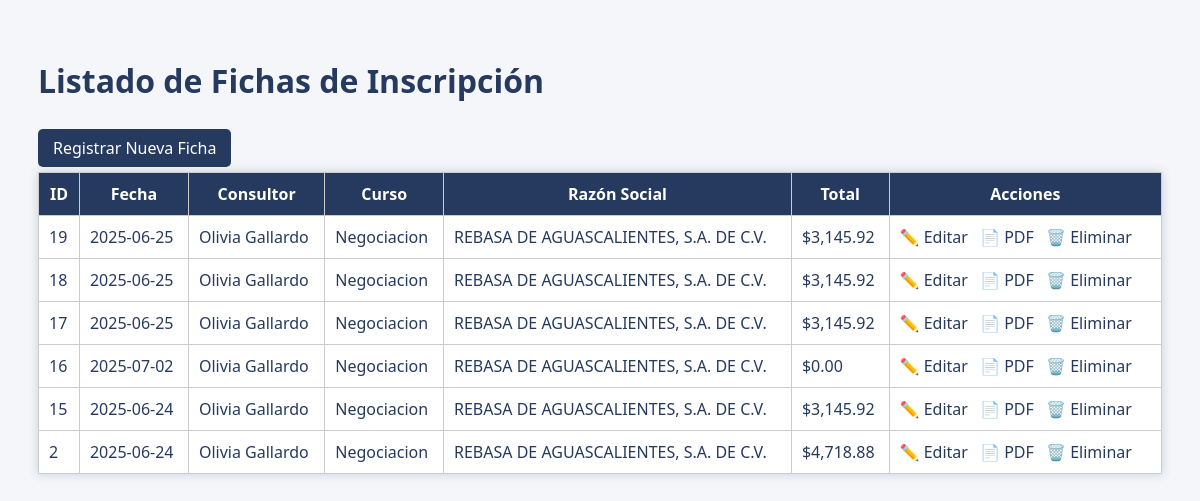
The page /ficha_inscripcion/listarf.php on the database its author committed.
### tables this page shows
CREATE TABLE `ficha_inscripcion` (
  `id` int(11) NOT NULL AUTO_INCREMENT,
  `fecha_inscripcion` date DEFAULT NULL,
  `consultor` varchar(100) DEFAULT NULL,
  `curso` varchar(100) DEFAULT NULL,
  `participantes` text DEFAULT NULL,
  `razon_social` varchar(255) DEFAULT NULL,
  `calle_numero` varchar(255) DEFAULT NULL,
  `colonia_cp` varchar(255) DEFAULT NULL,
  `ciudad_estado` varchar(255) DEFAULT NULL,
  `rfc` varchar(20) DEFAULT NULL,
  `telefono` varchar(20) DEFAULT NULL,
  `regimen` varchar(100) DEFAULT NULL,
  `metodo_pago` varchar(100) DEFAULT NULL,
  `forma_pago` varchar(100) DEFAULT NULL,
  `uso_cfdi` varchar(100) DEFAULT NULL,
  `orden_compra` varchar(100) DEFAULT NULL,
  `correo` varchar(100) DEFAULT NULL,
  `numero_participantes` int(11) DEFAULT NULL,
  `precio_unitario` decimal(10,2) DEFAULT NULL,
  `subtotal` decimal(10,2) DEFAULT NULL,
  `iva` decimal(10,2) DEFAULT NULL,
  `total` decimal(10,2) DEFAULT NULL,
  `condiciones_pago` varchar(255) DEFAULT NULL,
  `sede` varchar(100) DEFAULT NULL,
  `fecha` date DEFAULT NULL,
  `horario` varchar(100) DEFAULT NULL,
  PRIMARY KEY (`id`)
);

### ficha_inscripcion/listarf.php (the view, shortened to what this page needs)
<?php
require '../config/db.php';
$resultado = $conn->query("SELECT * FROM ficha_inscripcion ORDER BY id DESC");
?>
<!DOCTYPE html>
<html lang="es">
<head>
</head>
<body>
<h1>Listado de Fichas de Inscripción</h1>
<a href="formulariof.php" class="button-link">Registrar Nueva Ficha</a>
<table>
    <tr>
        <th>ID</th>
        <th>Fecha</th>
        <th>Consultor</th>
        <th>Curso</th>
        <th>Razón Social</th>
        <th>Total</th>
        <th>Acciones</th>
    </tr>
    <?php while ($fila = $resultado->fetch_assoc()) { ?>
        <tr>
            <td><?= $fila['id'] ?></td>
            <td><?= htmlspecialchars($fila['fecha_inscripcion']) ?></td>
            <td><?= htmlspecialchars($fila['consultor']) ?></td>
            <td><?= htmlspecialchars($fila['curso']) ?></td>
            <td><?= htmlspecialchars($fila['razon_social']) ?></td>
            <td>$<?= number_format($fila['total'], 2) ?></td>
            <td class="acciones">
                <a href="editarf.php?id=<?= $fila['id'] ?>">✏️ Editar</a>
                <a href="generar_pdff.php?id=<?= $fila['id'] ?>" target="_blank">📄 PDF</a>
                <a href="eliminarf.php?id=<?= $fila['id'] ?>" onclick="return confirm('¿Seguro que quieres eliminar esta ficha?')">🗑️ Eliminar</a>
            </td>
        </tr>
    <?php } ?>
</table>
</body>
</html>

### ficha_inscripcion/listarf.php (style rules this page uses)
body { font-family: 'Segoe UI', sans-serif; background: #f4f6f9; padding: 30px; color: #253a5e; }
table { width: 100%; border-collapse: collapse; background: white; box-shadow: 0 0 10px rgba(37, 58, 94, 0.2); }
th, td { padding: 10px; border: 1px solid #ccc; }
th { background-color: #253a5e; color: white; }
a.button-link { background: #253a5e; color: white; text-decoration: none; padding: 8px 15px; border-radius: 5px; display: inline-block; margin: 5px 0; }
.acciones a { margin-right: 8px; color: #253a5e; text-decoration: none; }

### rows shown on the page
ficha_inscripcion: id "19", fecha_inscripcion "2025-06-25", consultor "Olivia Gallardo", curso "Negociacion", razon_social "REBASA DE AGUASCALIENTES, S.A. DE C.V.", total "3,145.92"
ficha_inscripcion: id "18", fecha_inscripcion "2025-06-25", consultor "Olivia Gallardo", curso "Negociacion", razon_social "REBASA DE AGUASCALIENTES, S.A. DE C.V.", total "3,145.92"
ficha_inscripcion: id "17", fecha_inscripcion "2025-06-25", consultor "Olivia Gallardo", curso "Negociacion", razon_social "REBASA DE AGUASCALIENTES, S.A. DE C.V.", total "3,145.92"
ficha_inscripcion: id "16", fecha_inscripcion "2025-07-02", consultor "Olivia Gallardo", curso "Negociacion", razon_social "REBASA DE AGUASCALIENTES, S.A. DE C.V.", total "0.00"
ficha_inscripcion: id "15", fecha_inscripcion "2025-06-24", consultor "Olivia Gallardo", curso "Negociacion", razon_social "REBASA DE AGUASCALIENTES, S.A. DE C.V.", total "3,145.92"
ficha_inscripcion: id "2", fecha_inscripcion "2025-06-24", consultor "Olivia Gallardo", curso "Negociacion", razon_social "REBASA DE AGUASCALIENTES, S.A. DE C.V.", total "4,718.88"
